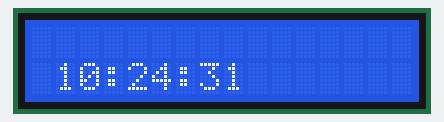
A sketch run on a simulated ESP8266 (NodeMCU). On the bench: 16×2 character LCD. WiFi joins after 1.5 s; servers stay silent unless stated; network time is answered at once with the bench clock; the local clock reads 2024-03-15 10:24:30 at power-on unless the sketch sets it; what the sketch prints to the serial monitor is not drawn.

Above: at 1.6 s.
At 5.6 s:
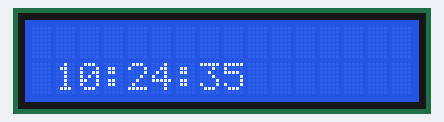
At 10.7 s:
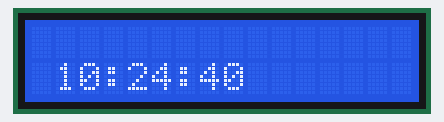
At 19.7 s:
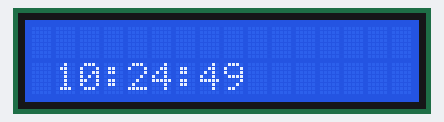
At 28.7 s:
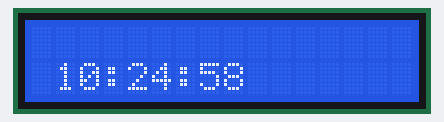
At 38.7 s:
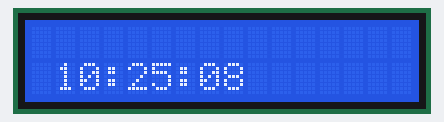

Measured:
- what the display in image 0 shows lasts 1.0 s, from 1.6 s to 2.6 s

The sketch:

NTP_LCD.ino
```cpp
#include <NTPClient.h>
// change next line to use with another board/shield
#include <ESP8266WiFi.h>
#include <WiFiUdp.h>
#include <LiquidCrystal.h>

//Aqui ocorreu a mudança dos pinos
LiquidCrystal lcd(5, 4, 16, 14, 12, 13);

const char *ssid     = "Dougras";
const char *password = "eusouodougrasvocenaoehodougras";

WiFiUDP ntpUDP;

int16_t utc = -3; //UTC -3:00 Brazil
uint32_t currentMillis = 0;
uint32_t previousMillis = 0;

NTPClient timeClient(ntpUDP, "a.st1.ntp.br", utc*3600, 60000);

void setup(){
 // Serial.begin(115200);
 lcd.begin(16, 2);

  WiFi.begin(ssid, password);

  while ( WiFi.status() != WL_CONNECTED ) {
    delay ( 500 );
   // Serial.print ( "." );
  }

  timeClient.begin();
  timeClient.update();
}

void forceUpdate(void) {
  timeClient.forceUpdate();
}

void checkOST(void) {
  currentMillis = millis();//Tempo atual em ms
  //Lógica de verificação do tempo
  if (currentMillis - previousMillis > 1000) {
    previousMillis = currentMillis;    // Salva o tempo atual
    printf("Time Epoch: %d: ", timeClient.getEpochTime());
   // Serial.println(timeClient.getFormattedTime());
   lcd.setCursor(1, 1);
   lcd.print(timeClient.getFormattedTime());
  }
}

void loop() {
  //Chama a verificacao de tempo
  checkOST();
}
```
